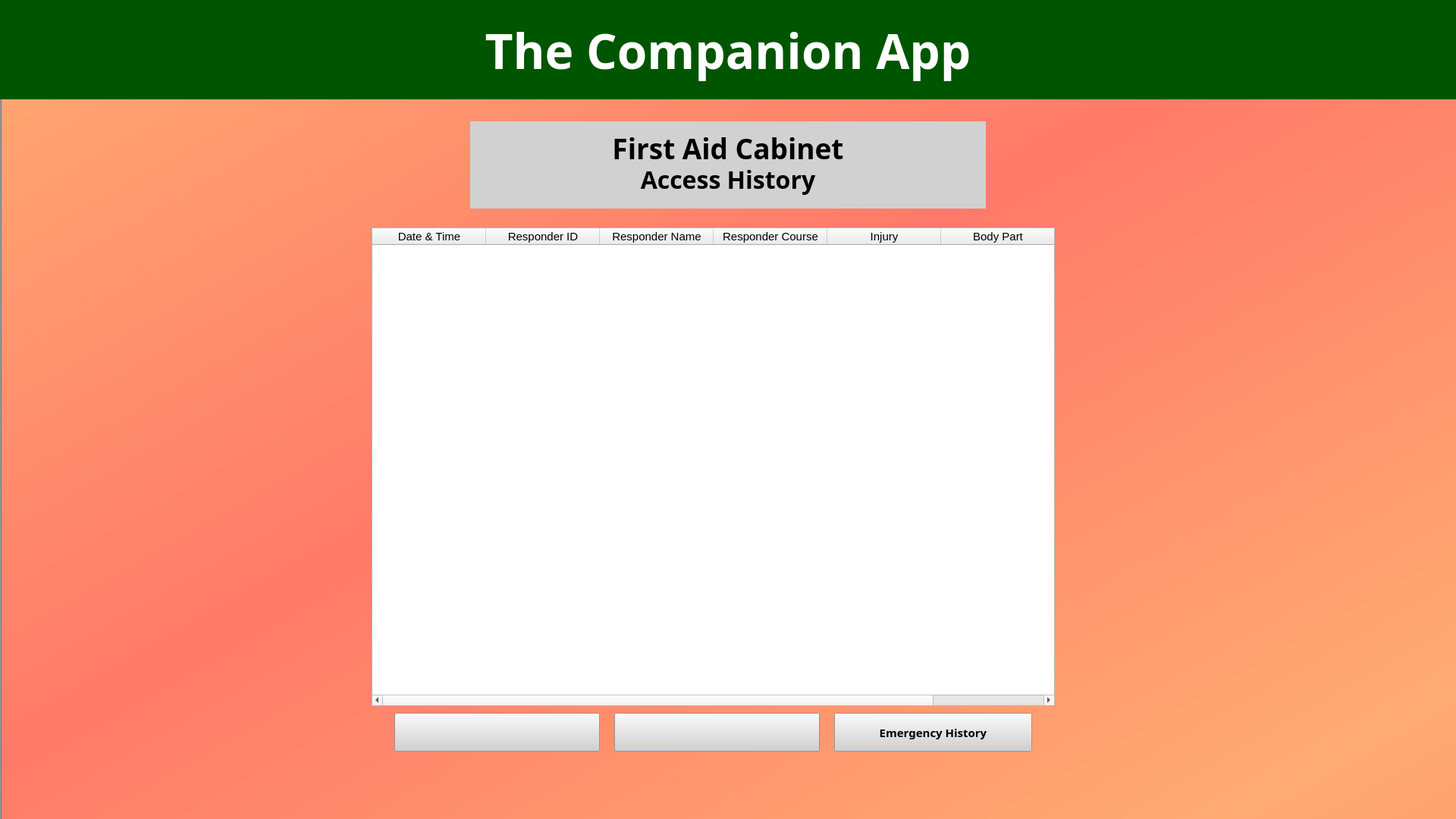
<?xml version="1.0" encoding="UTF-8"?>
<ui version="4.0">
 <class>MainWindow</class>
 <widget class="QMainWindow" name="MainWindow">
  <property name="windowModality">
   <enum>Qt::WindowModal</enum>
  </property>
  <property name="geometry">
   <rect>
    <x>0</x>
    <y>0</y>
    <width>1920</width>
    <height>1080</height>
   </rect>
  </property>
  <property name="windowTitle">
   <string>First Aid Cabinet</string>
  </property>
  <widget class="QWidget" name="centralwidget">
   <widget class="QLabel" name="Background">
    <property name="geometry">
     <rect>
      <x>0</x>
      <y>0</y>
      <width>1981</width>
      <height>1083</height>
     </rect>
    </property>
    <property name="sizePolicy">
     <sizepolicy hsizetype="Expanding" vsizetype="Expanding">
      <horstretch>0</horstretch>
      <verstretch>0</verstretch>
     </sizepolicy>
    </property>
    <property name="mouseTracking">
     <bool>true</bool>
    </property>
    <property name="focusPolicy">
     <enum>Qt::NoFocus</enum>
    </property>
    <property name="styleSheet">
     <string notr="true">background-color: qlineargradient(spread:reflect, x1:0, y1:0, x2:0.46, y2:0.4375, stop:0 rgba(255, 171, 114, 255), stop:1 rgba(255, 122, 105, 255));</string>
    </property>
    <property name="frameShape">
     <enum>QFrame::WinPanel</enum>
    </property>
    <property name="frameShadow">
     <enum>QFrame::Sunken</enum>
    </property>
    <property name="text">
     <string/>
    </property>
    <property name="pixmap">
     <pixmap>abstract-white-graphic-design-presentation-background-web-template_156943-914.png</pixmap>
    </property>
    <property name="scaledContents">
     <bool>true</bool>
    </property>
   </widget>
   <widget class="QLabel" name="topbanner">
    <property name="geometry">
     <rect>
      <x>0</x>
      <y>0</y>
      <width>1920</width>
      <height>131</height>
     </rect>
    </property>
    <property name="minimumSize">
     <size>
      <width>680</width>
      <height>0</height>
     </size>
    </property>
    <property name="maximumSize">
     <size>
      <width>1920</width>
      <height>1080</height>
     </size>
    </property>
    <property name="font">
     <font>
      <family>Bahnschrift SemiBold</family>
      <pointsize>48</pointsize>
      <weight>75</weight>
      <bold>true</bold>
     </font>
    </property>
    <property name="styleSheet">
     <string notr="true">
background-color: rgb(0, 85, 0);
color: rgb(255, 255, 255);
</string>
    </property>
    <property name="frameShape">
     <enum>QFrame::NoFrame</enum>
    </property>
    <property name="frameShadow">
     <enum>QFrame::Plain</enum>
    </property>
    <property name="text">
     <string>The Companion App</string>
    </property>
    <property name="alignment">
     <set>Qt::AlignCenter</set>
    </property>
   </widget>
   <widget class="QLabel" name="AccessHistory">
    <property name="geometry">
     <rect>
      <x>620</x>
      <y>214</y>
      <width>680</width>
      <height>61</height>
     </rect>
    </property>
    <property name="maximumSize">
     <size>
      <width>680</width>
      <height>1080</height>
     </size>
    </property>
    <property name="font">
     <font>
      <family>Bahnschrift SemiBold</family>
      <pointsize>24</pointsize>
      <weight>75</weight>
      <bold>true</bold>
     </font>
    </property>
    <property name="styleSheet">
     <string notr="true">background-color: rgb(209, 209, 209);</string>
    </property>
    <property name="text">
     <string>Access History</string>
    </property>
    <property name="alignment">
     <set>Qt::AlignHCenter|Qt::AlignTop</set>
    </property>
   </widget>
   <widget class="QLabel" name="TheCompanionApp">
    <property name="geometry">
     <rect>
      <x>620</x>
      <y>160</y>
      <width>680</width>
      <height>61</height>
     </rect>
    </property>
    <property name="maximumSize">
     <size>
      <width>1920</width>
      <height>1080</height>
     </size>
    </property>
    <property name="font">
     <font>
      <family>Bahnschrift SemiBold</family>
      <pointsize>28</pointsize>
      <weight>75</weight>
      <bold>true</bold>
     </font>
    </property>
    <property name="styleSheet">
     <string notr="true">background-color: rgb(209, 209, 209);
</string>
    </property>
    <property name="text">
     <string>First Aid Cabinet</string>
    </property>
    <property name="alignment">
     <set>Qt::AlignBottom|Qt::AlignHCenter</set>
    </property>
   </widget>
   <widget class="QLabel" name="TUPLOGO">
    <property name="geometry">
     <rect>
      <x>630</x>
      <y>170</y>
      <width>91</width>
      <height>91</height>
     </rect>
    </property>
    <property name="sizePolicy">
     <sizepolicy hsizetype="Expanding" vsizetype="Expanding">
      <horstretch>0</horstretch>
      <verstretch>0</verstretch>
     </sizepolicy>
    </property>
    <property name="maximumSize">
     <size>
      <width>115</width>
      <height>115</height>
     </size>
    </property>
    <property name="styleSheet">
     <string notr="true"/>
    </property>
    <property name="frameShape">
     <enum>QFrame::NoFrame</enum>
    </property>
    <property name="frameShadow">
     <enum>QFrame::Sunken</enum>
    </property>
    <property name="text">
     <string/>
    </property>
    <property name="pixmap">
     <pixmap>306923334_441149988133144_8535244359366534707_n.png</pixmap>
    </property>
    <property name="scaledContents">
     <bool>true</bool>
    </property>
   </widget>
   <widget class="QLabel" name="GreenCross">
    <property name="geometry">
     <rect>
      <x>1200</x>
      <y>170</y>
      <width>91</width>
      <height>91</height>
     </rect>
    </property>
    <property name="sizePolicy">
     <sizepolicy hsizetype="Expanding" vsizetype="Expanding">
      <horstretch>0</horstretch>
      <verstretch>0</verstretch>
     </sizepolicy>
    </property>
    <property name="maximumSize">
     <size>
      <width>115</width>
      <height>115</height>
     </size>
    </property>
    <property name="styleSheet">
     <string notr="true"/>
    </property>
    <property name="frameShape">
     <enum>QFrame::NoFrame</enum>
    </property>
    <property name="frameShadow">
     <enum>QFrame::Sunken</enum>
    </property>
    <property name="text">
     <string/>
    </property>
    <property name="pixmap">
     <pixmap>green_cross.png</pixmap>
    </property>
    <property name="scaledContents">
     <bool>true</bool>
    </property>
   </widget>
   <widget class="QTableWidget" name="tableWidget">
    <property name="geometry">
     <rect>
      <x>490</x>
      <y>300</y>
      <width>901</width>
      <height>631</height>
     </rect>
    </property>
    <property name="sizePolicy">
     <sizepolicy hsizetype="Preferred" vsizetype="Preferred">
      <horstretch>0</horstretch>
      <verstretch>0</verstretch>
     </sizepolicy>
    </property>
    <property name="dragDropMode">
     <enum>QAbstractItemView::DropOnly</enum>
    </property>
    <attribute name="horizontalHeaderDefaultSectionSize">
     <number>150</number>
    </attribute>
    <column>
     <property name="text">
      <string>Date &amp; Time</string>
     </property>
     <property name="font">
      <font>
       <pointsize>11</pointsize>
      </font>
     </property>
    </column>
    <column>
     <property name="text">
      <string>Responder ID</string>
     </property>
     <property name="font">
      <font>
       <pointsize>11</pointsize>
      </font>
     </property>
    </column>
    <column>
     <property name="text">
      <string>Responder Name</string>
     </property>
     <property name="font">
      <font>
       <pointsize>11</pointsize>
      </font>
     </property>
    </column>
    <column>
     <property name="text">
      <string>Responder Course</string>
     </property>
     <property name="font">
      <font>
       <pointsize>11</pointsize>
      </font>
     </property>
    </column>
    <column>
     <property name="text">
      <string>Injury</string>
     </property>
     <property name="font">
      <font>
       <pointsize>11</pointsize>
      </font>
     </property>
    </column>
    <column>
     <property name="text">
      <string>Body Part</string>
     </property>
     <property name="font">
      <font>
       <pointsize>11</pointsize>
      </font>
     </property>
    </column>
   </widget>
   <widget class="QPushButton" name="refreshButton">
    <property name="geometry">
     <rect>
      <x>520</x>
      <y>940</y>
      <width>271</width>
      <height>51</height>
     </rect>
    </property>
    <property name="sizePolicy">
     <sizepolicy hsizetype="Preferred" vsizetype="Preferred">
      <horstretch>0</horstretch>
      <verstretch>0</verstretch>
     </sizepolicy>
    </property>
    <property name="minimumSize">
     <size>
      <width>0</width>
      <height>45</height>
     </size>
    </property>
    <property name="font">
     <font>
      <family>Bahnschrift SemiBold</family>
      <pointsize>14</pointsize>
      <weight>75</weight>
      <bold>true</bold>
     </font>
    </property>
    <property name="toolTip">
     <string>&lt;html&gt;&lt;head/&gt;&lt;body&gt;&lt;p&gt;Refreshes the displayed information&lt;/p&gt;&lt;/body&gt;&lt;/html&gt;</string>
    </property>
    <property name="styleSheet">
     <string notr="true">image: url(:/refresh/refresh.png);
background-image: url(:/refresh/refresh.png);
background-color: rgb(209, 209, 209);</string>
    </property>
    <property name="text">
     <string/>
    </property>
   </widget>
   <widget class="QPushButton" name="exportButton">
    <property name="geometry">
     <rect>
      <x>810</x>
      <y>940</y>
      <width>271</width>
      <height>51</height>
     </rect>
    </property>
    <property name="sizePolicy">
     <sizepolicy hsizetype="Preferred" vsizetype="Preferred">
      <horstretch>8</horstretch>
      <verstretch>0</verstretch>
     </sizepolicy>
    </property>
    <property name="minimumSize">
     <size>
      <width>0</width>
      <height>45</height>
     </size>
    </property>
    <property name="font">
     <font>
      <family>Bahnschrift SemiBold</family>
      <pointsize>14</pointsize>
      <weight>75</weight>
      <bold>true</bold>
     </font>
    </property>
    <property name="toolTip">
     <string>&lt;html&gt;&lt;head/&gt;&lt;body&gt;&lt;p&gt;Exports CSV file of stored data&lt;/p&gt;&lt;/body&gt;&lt;/html&gt;</string>
    </property>
    <property name="styleSheet">
     <string notr="true">image: url(:/export/export.png);
background-image: url(:/export/export.png);
background-color: rgb(209, 209, 209);</string>
    </property>
    <property name="text">
     <string/>
    </property>
   </widget>
   <widget class="QPushButton" name="view_history_button">
    <property name="geometry">
     <rect>
      <x>1100</x>
      <y>940</y>
      <width>261</width>
      <height>51</height>
     </rect>
    </property>
    <property name="sizePolicy">
     <sizepolicy hsizetype="Preferred" vsizetype="Preferred">
      <horstretch>8</horstretch>
      <verstretch>0</verstretch>
     </sizepolicy>
    </property>
    <property name="minimumSize">
     <size>
      <width>0</width>
      <height>45</height>
     </size>
    </property>
    <property name="font">
     <font>
      <family>Bahnschrift SemiBold</family>
      <pointsize>11</pointsize>
      <weight>75</weight>
      <bold>true</bold>
     </font>
    </property>
    <property name="toolTip">
     <string>&lt;html&gt;&lt;head/&gt;&lt;body&gt;&lt;p&gt;Exports CSV file of stored data&lt;/p&gt;&lt;/body&gt;&lt;/html&gt;</string>
    </property>
    <property name="styleSheet">
     <string notr="true">
background-color: rgb(209, 209, 209);</string>
    </property>
    <property name="text">
     <string>Emergency History</string>
    </property>
   </widget>
  </widget>
 </widget>
 <resources>
  <include location="test.qrc"/>
 </resources>
 <connections/>
</ui>
